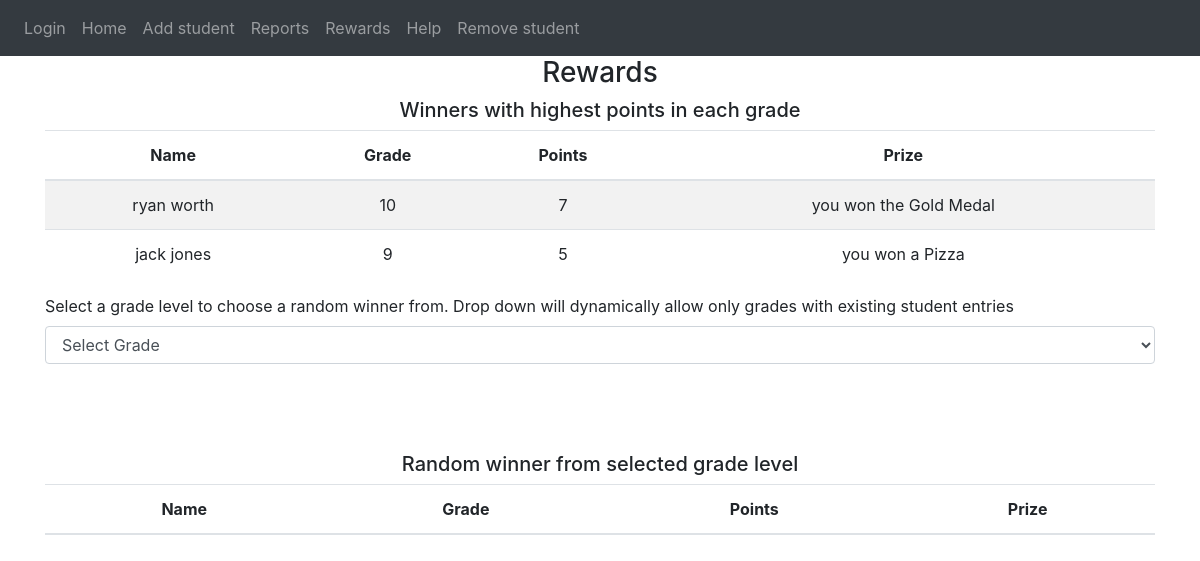
The app's page /rewards, older data.
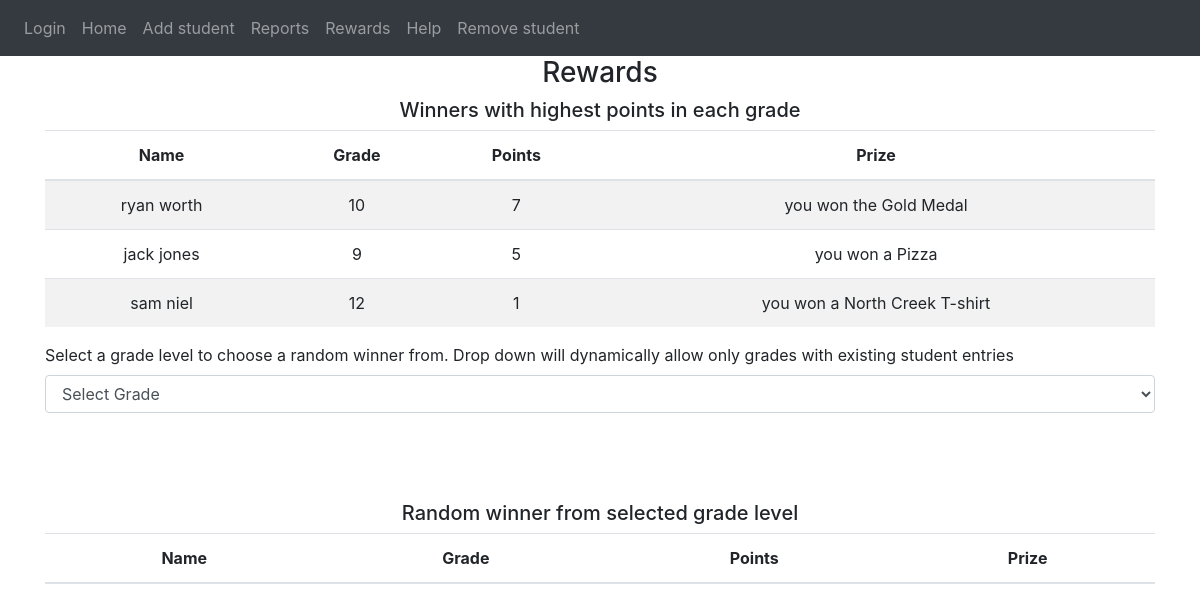
The same page, newer data.
### website/models.py (models this page shows)
class User(db.Model, UserMixin):
    id = db.Column(db.Integer, primary_key=True )
    student_name = db.Column(db.String(150))
    event_name = db.Column(db.String(150))
    grade_level = db.Column(db.String(150))
    notes = db.relationship('Note')

### website/auth.py (the view, shortened to what this page needs)
@auth.route('/rewards', methods =['GET', 'POST'])
def rewards():
    print('rewards')
    highestPbyGradeList, grade_dict = get_highestPointsByGrade()
    return render_template("rewards.html", highestPbyGrades=highestPbyGradeList,gradesInput=grade_dict)

### website/templates/rewards.html (shortened to what this page needs)
{% extends "base.html" %} {% block title %}Changed{% endblock %}
{% block content %}
<form method="post">
    <h3 align="center">Rewards</h3>
    <table id="data" class="table table-striped">
        <thead>
            <h5 align="center">Winners with highest points in each grade</h5>
            <tr align="center">
            <th>Name</th>
            <th>Grade</th>
            <th>Points</th>
            <th>Prize</th>
          </tr>
        </thead>
        <tbody>
          {% for eachStudent in highestPbyGrades %}
            <tr align="center">
              <td>{{ eachStudent[0]}}</td>
              <td>{{ eachStudent[1]}}</td>
              <td>{{ eachStudent[2]}}</td>
              <td>{{ eachStudent[3]}}</td>
            </tr>
          {% endfor %}
        </tbody>
      </table>
    <div class="form-group">
    <label for="grade_level">Select a grade level to choose a random winner from. Drop down will dynamically allow only grades with existing student entries</label>
    <select name="grade_level" class="form-control" method="GET" action="/" onchange="this.form.submit()">
      <option value="{{gradesInput[0]}}" selected> Select Grade</option>
    </select>
    </div>
<br />
</form>
<table id="data" class="table table-striped">
    <thead>
        <br />
        <br />
        <h5 align="center">Random winner from selected grade level</h5>
        <tr align="center">
        <th>Name</th>
        <th>Grade</th>
        <th>Points</th>
        <th>Prize</th>
        </tr>
    </thead>
</table>
{% endblock %}

### website/templates/base.html (shortened to what this page needs)
<!DOCTYPE html>
<html>
  <head>
    <link
      rel="stylesheet"
      href="https://stackpath.bootstrapcdn.com/bootstrap/4.4.1/css/bootstrap.min.css"
    />
    <link
      rel="stylesheet"
      href="https://stackpath.bootstrapcdn.com/font-awesome/4.7.0/css/font-awesome.min.css"
    />
  </head>
  <body>
    <nav class="navbar navbar-expand-lg navbar-dark bg-dark">
      <div class="collapse navbar-collapse" id="navbar">
        <div class="navbar-nav">
            <a class="nav-item nav-link" id="login" href="/login">Login</a>
            <a class="nav-item nav-link" id="home" href="/">Home</a>
            <a class="nav-item nav-link" id="addstudent" href="/addstudent">Add student</a>
            <a class="nav-item nav-link" id="reports" href="/reports">Reports</a>
            <a class="nav-item nav-link" id="rewards" href="/rewards">Rewards</a>
            <a class="nav-item nav-link" id="help" href="/help">Help</a>
            <a class="nav-item nav-link" id="remove" href="/remove">Remove student</a>
        </div>
      </div>
    </nav>
    <div class="container">
        {% block content %}
        {% endblock %}
    </div>
  </body>
</html>

Row changes from the older to the newer data that the page shows:
added User: student_name "sam niel", grade_level "12", eachStudent "1", eachStudent "you won a North Creek T-shirt"
